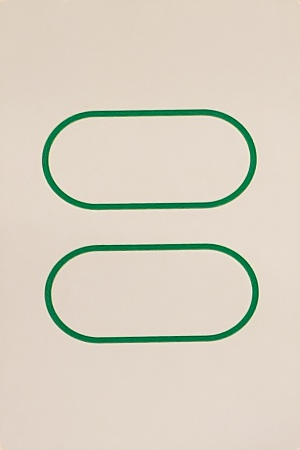
#> input picture img/ref/green-double-outline-capsule.jpg, 300 x 450 px; its folder holds only this picture in this run
$ python classification.py
#> lines starting #> are read from the running program, lines starting #| are printed output that depends on the picture; after the words box and inside, x2 and y2 are one past the last pixel; in counts of white or black regions, pixels touching at a corner belong together
"""Classification of card attributes."""

import glob
import math
import os
import sys

import cv2
import numpy as np


def bicolorize(img_bgr):
    """Convert the card image to use a single color for the shape(s) and white for the card."""
    # NB: These values are pretty sensitive: need to be low to pick up fuzzy stripes, but too
    # low and then the edge of the shape interferes with getting a good contour.
    VALUE_THRESHOLD = 50
    SATURATION_THRESHOLD = 35

    # In HSV, determine shape vs. card.
    img_hsv = cv2.cvtColor(img_bgr, cv2.COLOR_BGR2HSV)

    # Assume the first and last rows are all card-coloured.
    card_sample = np.vstack((img_hsv[:15, :, :], img_hsv[-15:, :, :])).reshape((-1, 3))
    (card_h, card_s, card_v) = card_sample.mean(axis=0)

    # Build a mask for shape vs. card.
    s = np.abs(img_hsv[:, :, 1] - card_s) >= SATURATION_THRESHOLD
    v = np.abs(img_hsv[:, :, 2] - card_v) >= VALUE_THRESHOLD
    shape_mask = s | v

    # Flatten the shape to a single (average + saturated) colour.
    shape_bgr = img_bgr[shape_mask].reshape((-1, 3)).mean(axis=0)

    # Saturate the shape colour.
    card_bgr = cv2.cvtColor(np.uint8([[[card_h, card_s, card_v]]]), cv2.COLOR_HSV2BGR)
    max_c = card_bgr.max()
    min_c = shape_bgr.min()
    s = shape_bgr.astype(np.float32)
    s = 255 * (s - min_c) / (max_c - min_c)
    s = np.clip(s, 0, 255)
    shape_bgr = s.astype(np.uint8)

    # Apply the mask and palette.
    img_bgr[shape_mask] = shape_bgr
    img_bgr[np.invert(shape_mask)] = (255, 255, 255)

    return (img_bgr, shape_bgr)


def classify_color(bgr):
    """Given a sample BGR-valued pixel, determine its Set color."""
    BGR_COLOR_AVGS = {
        "red": (0, 36, 225),
        "green": (62, 122, 0),
        "purple": (86, 0, 75)
    }

    def color_diff(bgr1, bgr2):
        # From https://www.compuphase.com/cmetric.htm
        (b1, g1, r1) = bgr1
        (b2, g2, r2) = bgr2
        r_mean = (r1 + r2) / 2
        r = r1 - r2
        g = g1 - g2
        b = b1 - b2
        return math.sqrt((int((512+r_mean)*r*r) >> 8) + 4*g*g + (int((767-r_mean)*b*b) >> 8))

    color_diffs = {
        c: color_diff(bgr, avg) for c, avg in BGR_COLOR_AVGS.items()
    }
    color = min(color_diffs, key=color_diffs.get)
    return color


def classify_fill(shape_img):
    """Given a bicolor image of a shape, determine its color and fill pattern."""
    SOLID_FILL_THRESHOLD = 0.9
    LINE_COUNT_THRESHOLD = 5

    # Sample a row half way down the image.
    sample_row = int(shape_img.shape[0] / 2)

    fill_count = 0
    line_count = 0
    was_shape_pixel = False
    for pixel in shape_img[sample_row]:
        is_shape_pixel = sum(pixel) < 255 * 3
        if is_shape_pixel:
            fill_count += 1
            if not was_shape_pixel:
                line_count += 1
        was_shape_pixel = is_shape_pixel

    fill_ratio = fill_count / float(shape_img.shape[1])

    if fill_ratio > SOLID_FILL_THRESHOLD:
        return "solid"
    else:
        # Distinguish between outline and line
        if line_count > LINE_COUNT_THRESHOLD:
            return "stripes"
        else:
            return "outline"


def classify_shape(shape_contour):
    """Given the contour of a shape, determine its Set shape."""
    perim = cv2.arcLength(shape_contour, closed=True)
    approx = cv2.approxPolyDP(shape_contour, 0.01 * perim, closed=True)
    if len(approx) < 6:
        return "diamond"
    else:
        if cv2.isContourConvex(approx):
            return "capsule"
        else:
            return "squiggle"


def classify_card(img_bgr):
    """Given a card image, return its Set attributes."""
    MIN_SHAPE_AREA_FRACTION = 0.1

    (bicolor, shape_bgr) = bicolorize(img_bgr.copy())

    gray = cv2.cvtColor(bicolor, cv2.COLOR_BGR2GRAY)
    # Invert, otherwise RETR_EXTERNAL makes the whole card the largest contour
    gray = cv2.bitwise_not(gray)

    contours, _ = cv2.findContours(gray, cv2.RETR_EXTERNAL, cv2.CHAIN_APPROX_SIMPLE)

    classification = {
        "count": 0,
        "color": classify_color(shape_bgr)
    }

    # Perform shape and fill classification where we have the most pixels to work with.
    best_shape = None
    best_contour = None
    best_pixels = 0

    for c in contours:
        x, y, w, h = cv2.boundingRect(c)
        if (w * h) / (img_bgr.shape[0] * img_bgr.shape[1]) < MIN_SHAPE_AREA_FRACTION:
            continue
        classification["count"] += 1

        shape = bicolor[y:y+h, x:x+w]

        pixels = np.count_nonzero(shape == shape_bgr) # Technically x3, one per component.
        if pixels > best_pixels:
            best_shape = shape
            best_contour = c
            best_pixels = pixels

    classification["fill"] = classify_fill(best_shape)
    classification["shape"] = classify_shape(best_contour)

    return classification


def main():
    def process_card(file):
        c = classify_card(cv2.imread(file))
        print(f"{file}: {c}")
        return c

    if len(sys.argv) > 1:
        for f in sys.argv[1:]:
            process_card(f)
    else:
        counts = {
            1: "single",
            2: "double",
            3: "triple",
        }
        for f in glob.glob("./img/ref/*.jpg"):
            c = process_card(f)
#> in classify_card, `MIN_SHAPE_AREA_FRACTION = 0.1`: MIN_SHAPE_AREA_FRACTION = 0.1
#> in bicolorize, `img_hsv = cv2.cvtColor(img_bgr, cv2.COLOR_BGR2HSV)`: img_hsv: shape (450, 300, 3); mean H, S, V 18.7, 37.3, 221.3
#> in bicolorize, img_bgr is the input picture: shape (450, 300, 3); mean B, G, R 194.7, 209.6, 216.6
#> in bicolorize, `(card_h, card_s, card_v) = card_sample.mean(axis=0)`: card_h = 15.31; card_s = 30.04; card_v = 224.8
#> in bicolorize, `s = np.abs(img_hsv[:, :, 1] - card_s) >= SATURATION_THRESHOLD`:
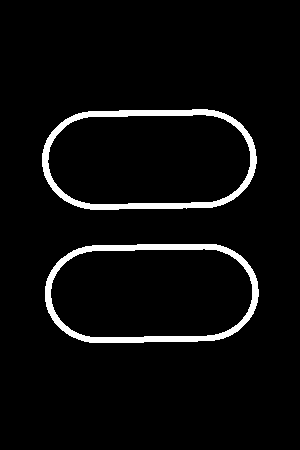
#> s: shape (450, 300) bool; 4.7% white; 2 white regions, box (x1, y1, x2, y2) and area: (42, 109, 257, 210) 3174, (45, 244, 259, 343) 3148
#> in bicolorize, `v = np.abs(img_hsv[:, :, 2] - card_v) >= VALUE_THRESHOLD`:
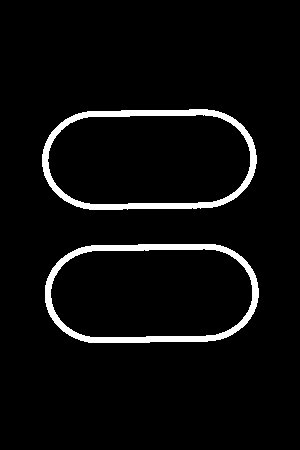
#> v: shape (450, 300) bool; 4.7% white; 2 white regions, box (x1, y1, x2, y2) and area: (45, 244, 259, 343) 3201, (42, 109, 257, 210) 3197
#> in bicolorize, `shape_mask = s | v`: shape_mask: shape (450, 300) bool; 4.8% white; 2 white regions, box (x1, y1, x2, y2) and area: (42, 109, 257, 210) 3220, (45, 244, 259, 343) 3217
#> in bicolorize, `shape_bgr = img_bgr[shape_mask].reshape((-1, 3)).mean(axis=0)`: shape_bgr = [69.17, 115.3, 25.04]
#> in bicolorize, `card_bgr = cv2.cvtColor(np.uint8([[[card_h, card_s, card_v]]]), cv2.CO..`: card_bgr = [[198, 211, 224]]
#> in bicolorize, `max_c = card_bgr.max()`: max_c = 224
#> in bicolorize, `min_c = shape_bgr.min()`: min_c = 25.04
#> in bicolorize, `s = shape_bgr.astype(np.float32)`: s = [69.17, 115.3, 25.04]
#> in bicolorize, `s = 255 * (s - min_c) / (max_c - min_c)`: s = [56.56, 115.7, 0]
#> in bicolorize, `shape_bgr = s.astype(np.uint8)`: shape_bgr = [56, 115, 0]
#> in bicolorize, `img_bgr[shape_mask] = shape_bgr`:
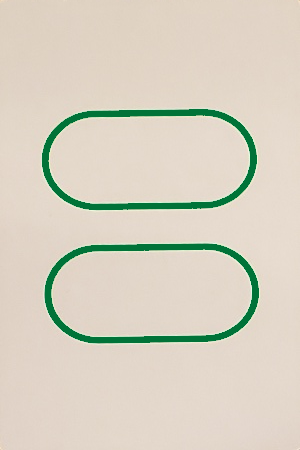
#> img_bgr: shape (450, 300, 3); 4.77% of pixels changed, all inside (x1, y1, x2, y2) = (42, 109, 259, 343)
#> in bicolorize, `img_bgr[np.invert(shape_mask)] = (255, 255, 255)`:
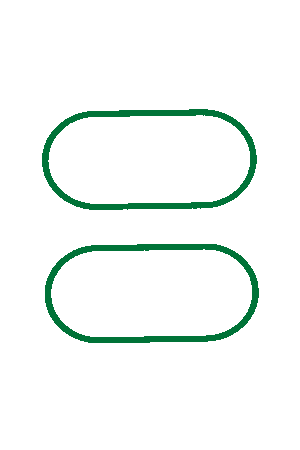
#> img_bgr: shape (450, 300, 3); mean B, G, R 245.5, 248.3, 242.8
#> in classify_card, `gray = cv2.bitwise_not(gray)`: gray: shape (450, 300); values 0 (black) and 181 (white), 4.8% white; 2 white regions
#> in classify_card, `contours, _ = cv2.findContours(gray, cv2.RETR_EXTERNAL, cv2.CHAIN_APPR..`: contours = 2 contours; box (x1, y1, x2, y2) and area: (42, 109, 257, 210) 18739, (45, 244, 259, 343) 18518
#> in classify_color, `color_diffs = { c: color_diff(bgr, avg) for c, avg in BGR_COLOR_AVGS.i..`: color_diffs = {'red': 395.6, 'green': 17.41, 'purple': 259.9}
#> in classify_color, `color = min(color_diffs, key=color_diffs.get)`: color = 'green'
#> in classify_card, `classification = { "count": 0, "color": classify_color(shape_bgr) }`: classification = {'count': 0, 'color': 'green'}
#> the loop in classify_card, `for c in contours:` made 2 passes
#> (x, y, w, h, pixels, best_pixels) on passes 1 to 2: (45, 244, 214, 99, 9651, 9651), (42, 109, 215, 101, 9660, 9660)
#> pass 1, in classify_card, `shape = bicolor[y:y+h, x:x+w]`:
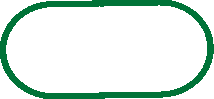
#> shape: shape (99, 214, 3); mean B, G, R 224.8, 233.7, 216.3
#> pass 2, in classify_card, `shape = bicolor[y:y+h, x:x+w]`:
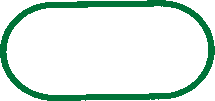
#> shape: shape (101, 215, 3); mean B, G, R 225.5, 234.2, 217.2
#> after the loop in classify_card, `for c in contours:`: best_contour = contour of 163 points, box (x1, y1, x2, y2) (42, 109, 257, 210), area 18739; best_pixels = 9660; classification = {'count': 2, 'color': 'green'}
#> the loop in classify_fill, `for pixel in shape_img[sample_row]:` made 215 passes
#> (pixel, is_shape_pixel, line_count, was_shape_pixel) on pass 1: ([56, 115, 0], True, 1, True)
#> after the loop in classify_fill, `for pixel in shape_img[sample_row]:`: fill_count = 14; line_count = 2
#> in classify_fill, `fill_ratio = fill_count / float(shape_img.shape[1])`: fill_ratio = 0.0651
#> in classify_shape, `perim = cv2.arcLength(shape_contour, closed=True)`: perim = 557.8
#> in classify_shape, `approx = cv2.approxPolyDP(shape_contour, 0.01 * perim, closed=True)`: approx = contour of 11 points, box (x1, y1, x2, y2) (42, 111, 257, 209), area 18170
#> in process_card, `c = classify_card(cv2.imread(file))`: c = {'count': 2, 'color': 'green', 'fill': 'outline', 'shape': 'capsule'}
#| ./img/ref/green-double-outline-capsule.jpg: {'count': 2, 'color': 'green', 'fill': 'outline', 'shape': 'capsule'}
            n = os.path.basename(f).split("-")
            if n[0] != c["color"]:
                print(f"Mismatched color in {f}")
            if n[1] != counts[c["count"]]:
                print(f"Mismatched count in {f}")
            if n[2] != c["fill"]:
                print(f"Mismatched fill in {f}")
            if os.path.splitext(n[3])[0] != c["shape"]:
                print(f"Mismatched shape in {f}: {n[3]} vs {c['shape']}")


if __name__ == "__main__":
    main()

$ run again, on img/ref/green-double-stripes-capsule.jpg
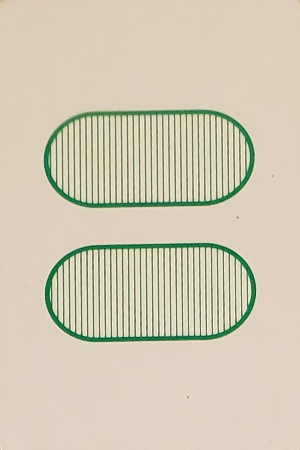
#> input picture img/ref/green-double-stripes-capsule.jpg, 300 x 450 px
#> MIN_SHAPE_AREA_FRACTION = 0.1
#> img_hsv: shape (450, 300, 3); mean H, S, V 21.8, 43.1, 213.2
#> in bicolorize, img_bgr is the input picture: shape (450, 300, 3); mean B, G, R 180.2, 201.8, 210
#> card_h = 16.97; card_s = 38.24; card_v = 221.8
#> in bicolorize, `s = np.abs(img_hsv[:, :, 1] - card_s) >= SATURATION_THRESHOLD`:
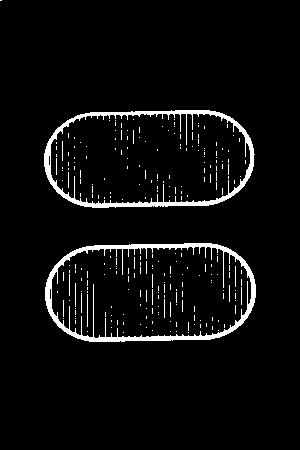
#> s: shape (450, 300) bool; 4.7% white; 256 white regions (248 under 20 px), largest, box (x1, y1, x2, y2) and area: (45, 243, 256, 342) 2794, (44, 110, 255, 208) 2492, (87, 294, 88, 327) 33
#> v: shape (450, 300) bool; 9.2% white; 4 white regions (2 under 20 px), largest, box (x1, y1, x2, y2) and area: (44, 110, 255, 208) 6225, (45, 243, 256, 342) 6132
#> shape_mask: shape (450, 300) bool; 9.2% white; 5 white regions (3 under 20 px), largest, box (x1, y1, x2, y2) and area: (44, 110, 255, 208) 6243, (45, 243, 256, 342) 6142
#> in bicolorize, `shape_bgr = img_bgr[shape_mask].reshape((-1, 3)).mean(axis=0)`: shape_bgr = [85.29, 121.4, 91.51]
#> card_bgr = [[188, 206, 221]]
#> max_c = 221
#> min_c = 85.29
#> in bicolorize, `s = shape_bgr.astype(np.float32)`: s = [85.29, 121.4, 91.51]
#> in bicolorize, `s = 255 * (s - min_c) / (max_c - min_c)`: s = [0, 67.83, 11.69]
#> in bicolorize, `shape_bgr = s.astype(np.uint8)`: shape_bgr = [0, 67, 11]
#> contours = 5 contours, 3 with area under 20; largest, box (x1, y1, x2, y2) and area: (45, 243, 256, 342) 18138, (44, 110, 255, 208) 17929
#> color_diffs = {'red': 341.4, 'green': 154.2, 'purple': 218.5}
#> color = 'green'
#> in classify_card, `classification = { "count": 0, "color": classify_color(shape_bgr) }`: classification = {'count': 0, 'color': 'green'}
#> the loop in classify_card, `for c in contours:` made 5 passes
#> (x, y, w, h, pixels, best_pixels) on passes 2, 4: (45, 243, 211, 99, 18426, 18426), (44, 110, 211, 98, 18729, 18729)
#> after the loop in classify_card, `for c in contours:`:
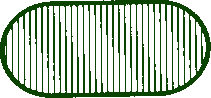
#> best_shape: shape (98, 211, 3); mean B, G, R 178, 198.2, 181.3
#> after the loop in classify_card, `for c in contours:`: best_contour = contour of 159 points, box (x1, y1, x2, y2) (44, 110, 255, 208), area 17929; best_pixels = 18729; classification = {'count': 2, 'color': 'green'}
#> the loop in classify_fill, `for pixel in shape_img[sample_row]:` made 211 passes
#> after the loop in classify_fill, `for pixel in shape_img[sample_row]:`: fill_count = 59; line_count = 36
#> fill_ratio = 0.28
#> perim = 548.2
#> approx = contour of 10 points, box (x1, y1, x2, y2) (44, 110, 255, 208), area 17352
#> in process_card, `c = classify_card(cv2.imread(file))`: c = {'count': 2, 'color': 'green', 'fill': 'stripes', 'shape': 'capsule'}
#| ./img/ref/green-double-stripes-capsule.jpg: {'count': 2, 'color': 'green', 'fill': 'stripes', 'shape': 'capsule'}
